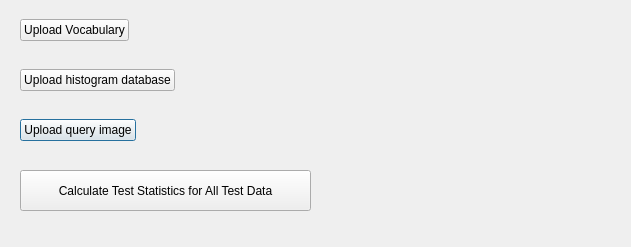
<?xml version="1.0" encoding="UTF-8"?>
<ui version="4.0">
 <class>TestWindow</class>
 <widget class="QDialog" name="TestWindow">
  <property name="geometry">
   <rect>
    <x>0</x>
    <y>0</y>
    <width>631</width>
    <height>247</height>
   </rect>
  </property>
  <property name="windowTitle">
   <string>Test Dialog</string>
  </property>
  <widget class="QWidget" name="layoutWidget">
   <property name="geometry">
    <rect>
     <x>20</x>
     <y>110</y>
     <width>541</width>
     <height>41</height>
    </rect>
   </property>
   <layout class="QHBoxLayout" name="horizontalLayout" stretch="0,1">
    <item>
     <widget class="QPushButton" name="pushButton">
      <property name="text">
       <string>Upload query image</string>
      </property>
     </widget>
    </item>
    <item>
     <widget class="QLabel" name="lblQueryImg">
      <property name="autoFillBackground">
       <bool>true</bool>
      </property>
      <property name="text">
       <string/>
      </property>
     </widget>
    </item>
   </layout>
  </widget>
  <widget class="QWidget" name="layoutWidget_2">
   <property name="geometry">
    <rect>
     <x>20</x>
     <y>10</y>
     <width>541</width>
     <height>41</height>
    </rect>
   </property>
   <layout class="QHBoxLayout" name="horizontalLayout_2" stretch="0,1">
    <item>
     <widget class="QPushButton" name="pushButton_2">
      <property name="text">
       <string>Upload Vocabulary</string>
      </property>
     </widget>
    </item>
    <item>
     <widget class="QLabel" name="lblVocabulary">
      <property name="autoFillBackground">
       <bool>true</bool>
      </property>
      <property name="text">
       <string/>
      </property>
     </widget>
    </item>
   </layout>
  </widget>
  <widget class="QWidget" name="layoutWidget_3">
   <property name="geometry">
    <rect>
     <x>20</x>
     <y>60</y>
     <width>541</width>
     <height>41</height>
    </rect>
   </property>
   <layout class="QHBoxLayout" name="horizontalLayout_3" stretch="0,1">
    <item>
     <widget class="QPushButton" name="pushButton_3">
      <property name="text">
       <string>Upload histogram database</string>
      </property>
     </widget>
    </item>
    <item>
     <widget class="QLabel" name="lblHistDb">
      <property name="autoFillBackground">
       <bool>true</bool>
      </property>
      <property name="text">
       <string/>
      </property>
     </widget>
    </item>
   </layout>
  </widget>
  <widget class="QPushButton" name="pushButton_4">
   <property name="geometry">
    <rect>
     <x>20</x>
     <y>170</y>
     <width>291</width>
     <height>41</height>
    </rect>
   </property>
   <property name="text">
    <string>Calculate Test Statistics for All Test Data</string>
   </property>
  </widget>
 </widget>
 <resources/>
 <connections/>
</ui>
